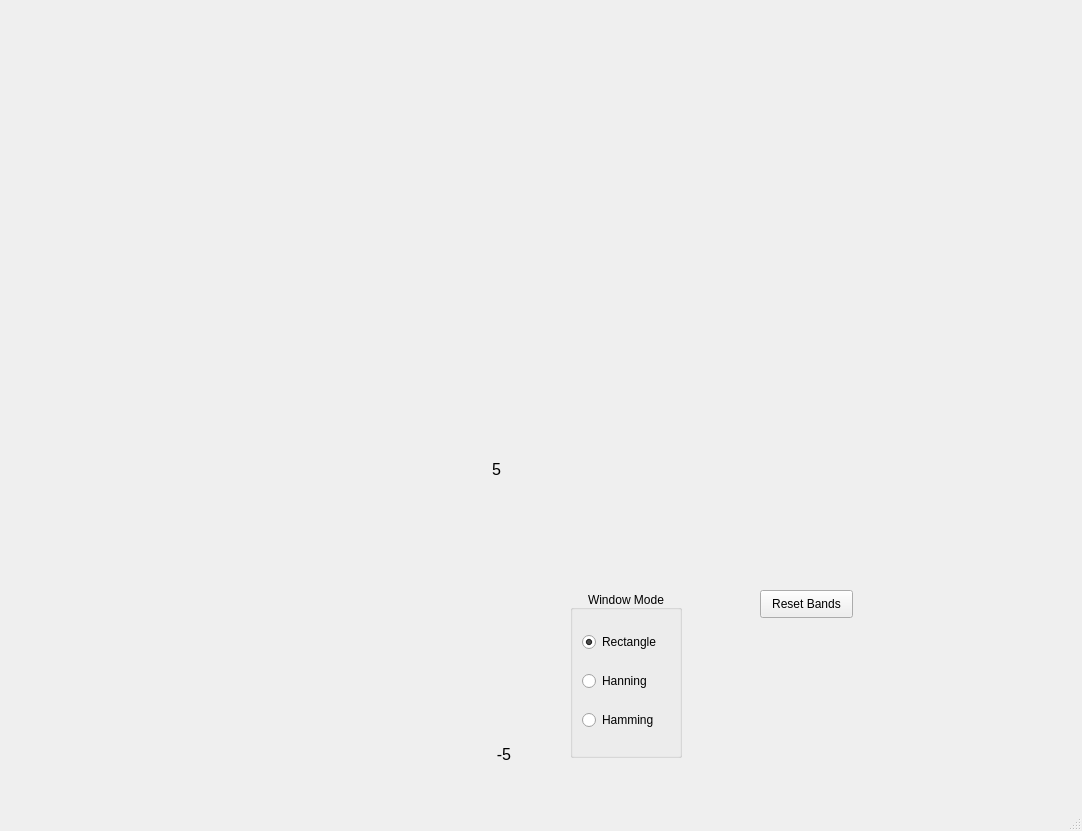
<?xml version="1.0" encoding="UTF-8"?>
<ui version="4.0">
 <class>MainWindow</class>
 <widget class="QMainWindow" name="MainWindow">
  <property name="geometry">
   <rect>
    <x>0</x>
    <y>0</y>
    <width>1082</width>
    <height>831</height>
   </rect>
  </property>
  <property name="windowTitle">
   <string>MainWindow</string>
  </property>
  <widget class="QWidget" name="centralwidget">
   <widget class="QWidget" name="horizontalLayoutWidget">
    <property name="geometry">
     <rect>
      <x>20</x>
      <y>550</y>
      <width>441</width>
      <height>211</height>
     </rect>
    </property>
    <layout class="QHBoxLayout" name="horizontalLayout"/>
   </widget>
   <widget class="QLabel" name="labelMin">
    <property name="geometry">
     <rect>
      <x>480</x>
      <y>740</y>
      <width>31</width>
      <height>24</height>
     </rect>
    </property>
    <property name="font">
     <font>
      <pointsize>12</pointsize>
     </font>
    </property>
    <property name="text">
     <string>-5</string>
    </property>
    <property name="alignment">
     <set>Qt::AlignBottom|Qt::AlignRight|Qt::AlignTrailing</set>
    </property>
   </widget>
   <widget class="QLabel" name="labelMax">
    <property name="geometry">
     <rect>
      <x>490</x>
      <y>460</y>
      <width>11</width>
      <height>24</height>
     </rect>
    </property>
    <property name="font">
     <font>
      <pointsize>12</pointsize>
     </font>
    </property>
    <property name="text">
     <string>5</string>
    </property>
    <property name="alignment">
     <set>Qt::AlignRight|Qt::AlignTop|Qt::AlignTrailing</set>
    </property>
   </widget>
   <widget class="QGroupBox" name="groupBox">
    <property name="geometry">
     <rect>
      <x>570</x>
      <y>590</y>
      <width>112</width>
      <height>168</height>
     </rect>
    </property>
    <property name="sizePolicy">
     <sizepolicy hsizetype="Fixed" vsizetype="Fixed">
      <horstretch>0</horstretch>
      <verstretch>0</verstretch>
     </sizepolicy>
    </property>
    <property name="title">
     <string>Window Mode</string>
    </property>
    <property name="alignment">
     <set>Qt::AlignBottom|Qt::AlignHCenter</set>
    </property>
    <property name="flat">
     <bool>true</bool>
    </property>
    <property name="checkable">
     <bool>false</bool>
    </property>
    <layout class="QVBoxLayout" name="verticalLayout_3">
     <item>
      <widget class="QRadioButton" name="windowButton1">
       <property name="text">
        <string>Rectangle</string>
       </property>
       <property name="checked">
        <bool>true</bool>
       </property>
      </widget>
     </item>
     <item>
      <widget class="QRadioButton" name="windowButton2">
       <property name="text">
        <string>Hanning</string>
       </property>
      </widget>
     </item>
     <item>
      <widget class="QRadioButton" name="windowButton3">
       <property name="text">
        <string>Hamming</string>
       </property>
      </widget>
     </item>
    </layout>
   </widget>
   <widget class="QWidget" name="horizontalLayoutWidget_2">
    <property name="geometry">
     <rect>
      <x>10</x>
      <y>20</y>
      <width>1041</width>
      <height>381</height>
     </rect>
    </property>
    <layout class="QHBoxLayout" name="horizontalLayout_2">
     <item>
      <widget class="PlotWidget" name="widget1" native="true"/>
     </item>
     <item>
      <widget class="PlotWidget" name="widget2" native="true"/>
     </item>
     <item>
      <widget class="PlotWidget" name="widget3" native="true"/>
     </item>
    </layout>
   </widget>
   <widget class="QPushButton" name="resetButton">
    <property name="geometry">
     <rect>
      <x>760</x>
      <y>590</y>
      <width>93</width>
      <height>28</height>
     </rect>
    </property>
    <property name="text">
     <string>Reset Bands</string>
    </property>
   </widget>
  </widget>
  <widget class="QMenuBar" name="menubar">
   <property name="geometry">
    <rect>
     <x>0</x>
     <y>0</y>
     <width>1082</width>
     <height>26</height>
    </rect>
   </property>
  </widget>
  <widget class="QStatusBar" name="statusbar"/>
 </widget>
 <customwidgets>
  <customwidget>
   <class>PlotWidget</class>
   <extends>QWidget</extends>
   <header>pyqtgraph.h</header>
   <container>1</container>
  </customwidget>
 </customwidgets>
 <resources/>
 <connections/>
</ui>
